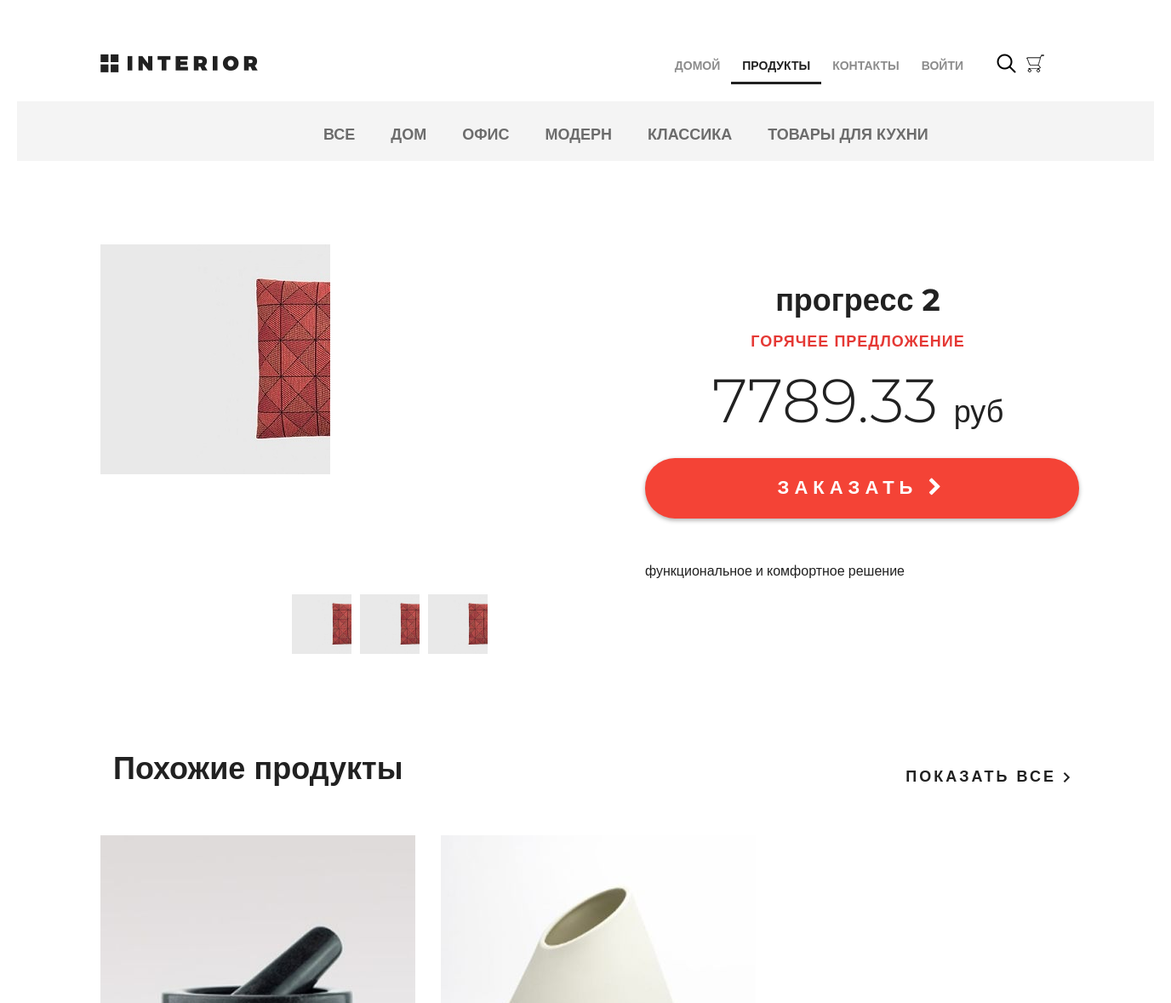
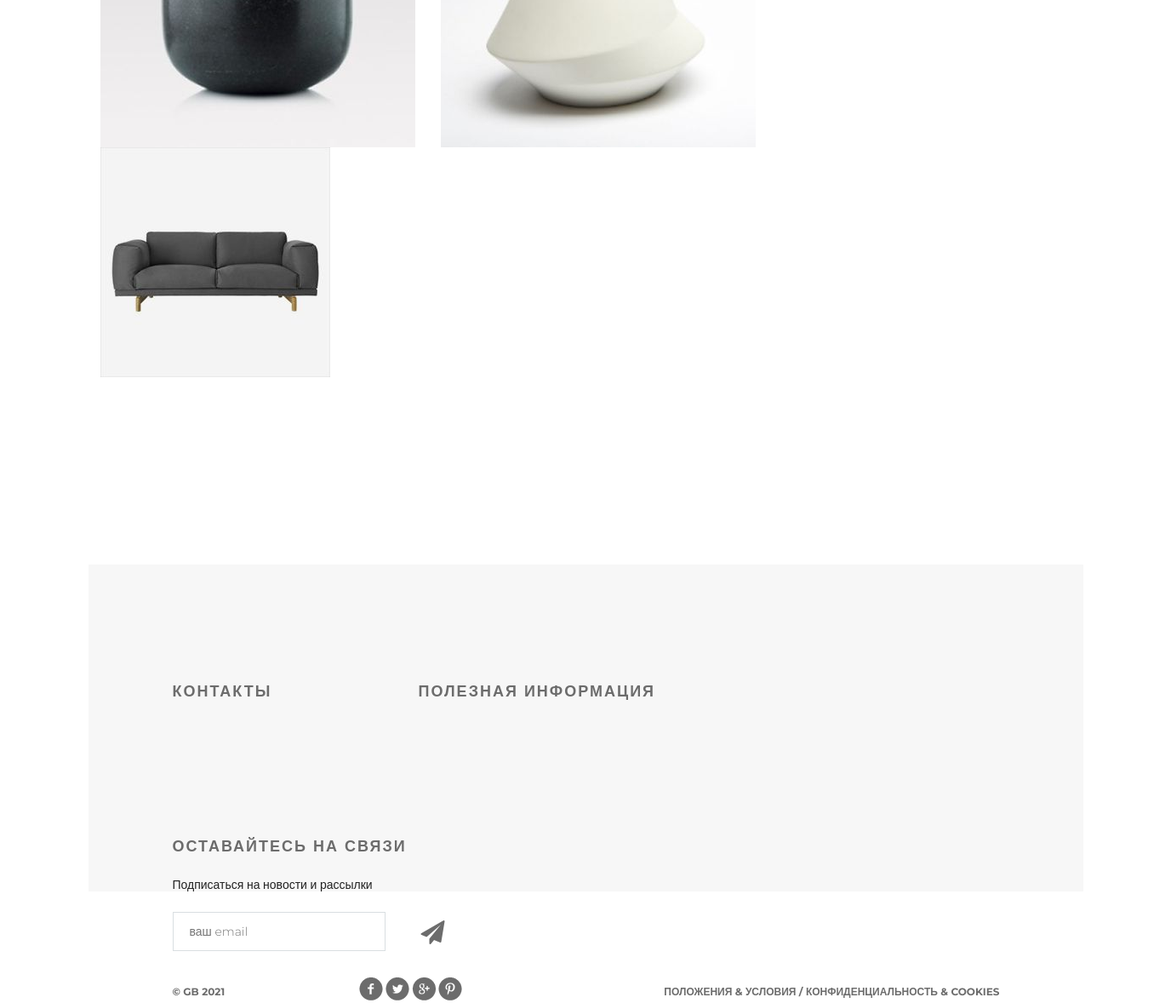
Screenshot of /products/ with the database file from the repository (2 pictures, top to bottom).
### mainapp/models.py (models this page shows, shortened)
class ProductCategory(models.Model):
    id = models.AutoField(primary_key=True)
    name = models.CharField(verbose_name='название категории', max_length=64, unique=True)
    description = models.TextField(verbose_name='описание категории', blank=True)
    is_active = models.BooleanField(verbose_name='категория активна', default=True)

class Product(models.Model):
    id = models.AutoField(primary_key=True)
    category = models.ForeignKey(ProductCategory, on_delete=models.CASCADE)
    name = models.CharField(verbose_name='имя продукта', max_length=128)
    image = models.ImageField(upload_to='products_images', blank=True)
    short_desc = models.CharField(verbose_name='краткое описание продукта', max_length=60, blank=True)
    description = models.TextField(verbose_name='описание продукта', blank=True)
    price = models.DecimalField(verbose_name='цена продукта', max_digits=8, decimal_places=2, default=0)
    quantity = models.PositiveIntegerField(verbose_name='количество на складе', default=0)
    is_active = models.BooleanField(verbose_name='категория активна', default=True)

### mainapp/views.py (the view, shortened to what this page needs)
# urls.py: re_path(r'^products/create/category/(?P<pk>\d+)/$', adminapp.product_create, name='product_create'),
def products(request, pk=None, page=1):
    title = 'продукты'
    links_menu = ProductCategory.objects.filter(is_active=True)
    hot_product = get_hot_product()
    same_products = get_same_products(hot_product)
    content = {
        'title': title,
        'links_menu': links_menu,
        'hot_product': hot_product,
        'same_products': same_products,
    }
    return render(request, 'mainapp/products.html', content)

### mainapp/context_processors.py (called while the page is built)
def basket(request):
    basket_list = []
    if request.user.is_authenticated:
        basket_list = Basket.get_items(user=request.user)
    return {
        'basket': basket_list
    }

### mainapp/views.py (called while the page is built)
def get_hot_product():
    products = Product.objects.filter(is_active=True, category__is_active=True)
    return random.sample(list(products), 1)[0]

def get_same_products(hot_product):
    same_products = Product.objects.filter(category=hot_product.category, is_active=True).exclude(pk=hot_product.pk)[:3]
    return same_products

### mainapp/templates/mainapp/products.html (shortened to what this page needs)
{% extends 'mainapp/base.html' %}
{% load static %}
{% block content %}
    <div class="details">
        <div class="links clearfix">
            {% include 'mainapp/includes/inc_categories_menu.html' %}
        </div>
        <div class="details-products">
            <div class="details-slider">
                <div class="slider-product">
                    <img src="/media/{{ hot_product.image }}">
                </div>
                <div class="slider-control">
                    <div class="block">
                        <a href="#"><img src="/media/{{ hot_product.image }}" alt="">
                        </a>
                    </div>
                    <div class="block">
                        <a href="#"><img src="/media/{{ hot_product.image }}" alt="">
                        </a>
                    </div>
                    <div class="block">
                        <a href="#"><img src="/media/{{ hot_product.image }}" alt="">
                        </a>
                    </div>
                </div>
            </div>
            <div class="description">
                <h3 class="big-bold">{{ hot_product.name }}</h3>
                <h3 class="red">горячее предложение</h3>
                <p class="price"> {{ hot_product.price }} <span>руб</span></p>
                <a href="{% url 'basket:add' hot_product.pk %}" class="red-button">
                    заказать <i class="fa fa-chevron-right" aria-hidden="true"></i>
                </a>
                <div class="description-text">
                    {{ hot_product.description }}
                </div>
            </div>
        </div>
        <div class="related">
            <div class="title clearfix">
                <h2>Похожие продукты</h2>
                <a class="explore" href="#">показать все <img src="/static/img/arrow.png" alt=""></a>
            </div>
            <div class="related-products clearfix">
                {% for product in same_products %}
                    <div class="block">
                        <a href="{% url 'products:product' product.pk %}">
                            <img src="/media/{{ product.image }}" alt="{{ product.short_desc }}">
                        </a>
                    </div>
                {% endfor %}
            </div>
        </div>
    </div>
    <div class="clr"></div>
{% endblock %}

### mainapp/templates/mainapp/includes/inc_categories_menu.html
<ul class="links-menu">
    <li>
        <a href="{% url 'products:category' 0 %}" class="{% if request.resolver_match.kwargs.pk == 0 %}active{% endif %}">
            все
        </a>
    </li>
    {% for link in links_menu %}
        <li>
            <a href="{% url 'products:category' link.pk %}" class="{% if request.resolver_match.kwargs.pk|add:'0' == link.pk %}active{% endif %}">
                {{ link.name }}
            </a>
        </li>
    {% endfor %}
</ul>

### static/css/style.css (style rules this page uses)
* { margin: 0; padding: 0; }
body { font-family: 'Montserrat', sans-serif; }
html, body { height: 100%; }
.slider-control .block a img { width: 70px; }
.clr { height: 384px; }
.clearfix:after { content: ""; display: block; clear: both; }
.explore { text-transform: uppercase; color: #212121; font-size: 18px; font-weight: 700; line-height: 24px; text-align: center; float: right; margin-top: 138px; letter-spacing: 3px; text-decoration: none; }
.big-bold { color: #212121; font-size: 36px; font-weight: 700; text-align: left; margin-bottom: 24px; line-height: 36px; }
.title { height: 152px; margin-right: 15px; }
.title h2 { float: left; margin-top: 118px; color: #212121; font-size: 36px; font-weight: 700; text-align: left; margin-left: 15px; }
.red { text-transform: uppercase; color: #e53935; font-size: 18px; font-weight: 700; text-align: left; letter-spacing: 1px; line-height: 17px; margin-bottom: 22px; }
.links { height: 70px; background-color: #f4f4f4; position: relative; padding-left: 360px; }
.links-menu { margin: 27px auto 0px; position: absolute; }
.links-menu li { float: left; list-style-type: none; padding-right: 42px; }
.links-menu li a { text-decoration: none; color: #6c6c6c; font-size: 18px; font-weight: 700; text-transform: uppercase; }
.details-products { padding-left: 98px; padding-right: 98px; margin-top: 98px; height: 551px; }
.details-slider { width: 570px; float: left; margin-right: 30px; }
.slider-product { width: 570px; height: 400px; }
.slider-control { width: 420px; height: 70px; margin: 11px auto 0px; padding-left: 150px }
.slider-control .block { height: 70px; width: 70px; position: relative; float: left; margin-right: 10px; }
.description { width: 535px; float: right; padding-left: 35px }
.description .big-bold { color: #212121; font-size: 36px; font-weight: 700; text-align: center; margin-top: 47px; margin-bottom: 0px; }
.description .red { text-transform: uppercase; color: #e53935; font-size: 18px; font-weight: 700; text-align: center; letter-spacing: 1px; line-height: 17px; margin-top: 23px; margin-bottom: 36px; }
.description .price { color: #212121; font-size: 72px; font-weight: 300; line-height: 48px; text-align: center; }
.description .price span { color: #212121; font-size: 36px; font-weight: 300; line-height: 48px; text-align: center; }
.red-button { display: block; height: 71px; width: 510px; border-radius: 35px; background-color: #f44336; text-align: center; text-transform: uppercase; text-decoration: none; color: #ffffff; font-size: 22px; font-weight: 700; line-height: 24px; box-shadow: 0px 2px 4.85px 0.15px rgba(33, 33, 33, 0.35); line-height: 70px; letter-spacing: 6px; margin-top: 31px; }
.description-text { margin-top: 50px; color: #212121; font-size: 16px; font-weight: 300; line-height: 24px; text-align: left; }
.related { padding: 0px 98px; }
.related .title { height: 143px; margin-right: 0; }
.related .title h2 { margin-top: 45px; }
.related .title .explore { margin-top: 62px; }
.related-products { margin-bottom: 120px; }
.related-products .block a img { float: left; }
.related-products .block { float: left; margin-right: 30px; display: block; height: 370px; width: 370px; position: relative; }
.related-products .block:nth-child(3n) { margin-right: 0px; }

### rows the page displays
ProductCategory: name "ДОМ"
ProductCategory: name "ОФИС"
ProductCategory: name "МОДЕРН"
ProductCategory: name "КЛАССИКА"
ProductCategory: name "ТОВАРЫ ДЛЯ КУХНИ"
Product: image (picture), name "прогресс 2", price "7789.33", description "функциональное и комфортное решение"
Product: image (picture)
Product: image (picture)
Product: image (picture)
